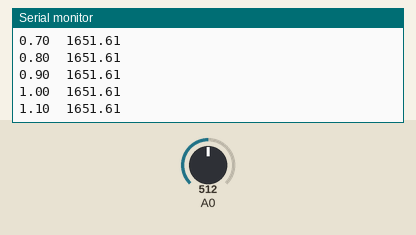
Recording of a sketch running on a simulated Arduino Uno, built with avr-gcc and run on an emulated ATmega328P. Shown: the last lines printed to the serial monitor. Inputs (shaded band) come from the test bench; at power-on: A0 = 512. Random numbers use the default seed unless the sketch sets one.

Above: at 1.2 s.
1.3 s: A0 set to 716
At 1.31 s:
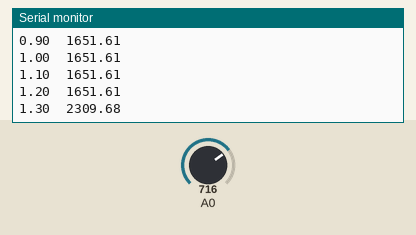
2.8 s: A0 set to 900
At 2.81 s:
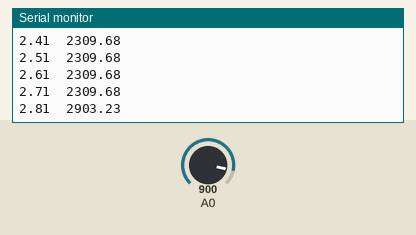
Timing chart, 0 to 5.8 s (numbered marks = the images above; inputs shaded):
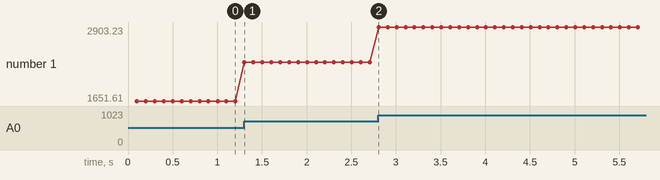

The sketch:

filtro001.ino
```cpp
//filtro digital, filtro discretizado

//Parametros de ecuacion en tiempo discreto
double vok = 0;
double w0 = 0;
double h0 = 0;
double vikmenos1 = 0;
double vokmenos1 = 0;
double R1 = 1000;
double R2 = 1000;
double C = 0;

double f0 = 0.3;  //frecuencia de corte del filtro

// Parametros de muestreo
volatile unsigned long tiempoAct = 0;
volatile unsigned long tiempoAnt = 0;
volatile unsigned long delta = 0;
double T = 100000;        //periodo en microsegundos    //10 veces frecuencia maxima del sistema
double micro = 1000000;

//entradas y salidas
double input = 0;
double input_noise = 0;
double vi = 0;
double vo = 0;

// selector de modo
char modo = 'a'; //modo "a" lectura de sensor sin filtrar; modo "b" lectura filtrada
int ref = 3300; //voltaje de referencia analogico en mV
int noiselevel = 0; //nivel de ruido

void setup() {
  Serial.begin(115200);
  analogReference(EXTERNAL);
  randomSeed(analogRead(A0));

  //calculo de valor del capacitor
  C = 1/(2*3.14159*R2*f0);

  //calculo de los parametros del filtro
  w0 = 1/(R2*C);  //frecuencia del filtro
  h0 = -R2/R1;  //ganancia del filtro
}

void loop() {
  //muestreo
  tiempoAct = micros();
  delta = (double) tiempoAct - tiempoAnt;

  if(delta >= T){
    //algoritmo del filtro digital
    input = analogRead(A0);
    input_noise = random(-noiselevel, noiselevel);
    input += input_noise;

    vi = (input*ref)/1023;    //transforma en tension el valor analogico medido

    switch(modo){
      case 'a':
        Serial.print((double)micros()/1000000);
        Serial.print("  ");
        Serial.println(vi);
      break;
      case 'b':
        vok = (T/micro)*w0*h0*vikmenos1 + (1-(T/micro)*w0)*vokmenos1;

        vo = vok*(-1);
        Serial.print((double)micros()/1000000);
        Serial.print("  ");
        Serial.println(vo);

        vikmenos1 = vi;
        vokmenos1 = vok;
      break;
      default:  Serial.println("No function");
    }

    tiempoAnt = tiempoAct;
  }
}
```

Measured:
- after the input at 1.3 s, the serial monitor: prints a new line at once (image 1)
- plotted number 1: 1651.61 → 2309.68 after the input at 1.3 s
